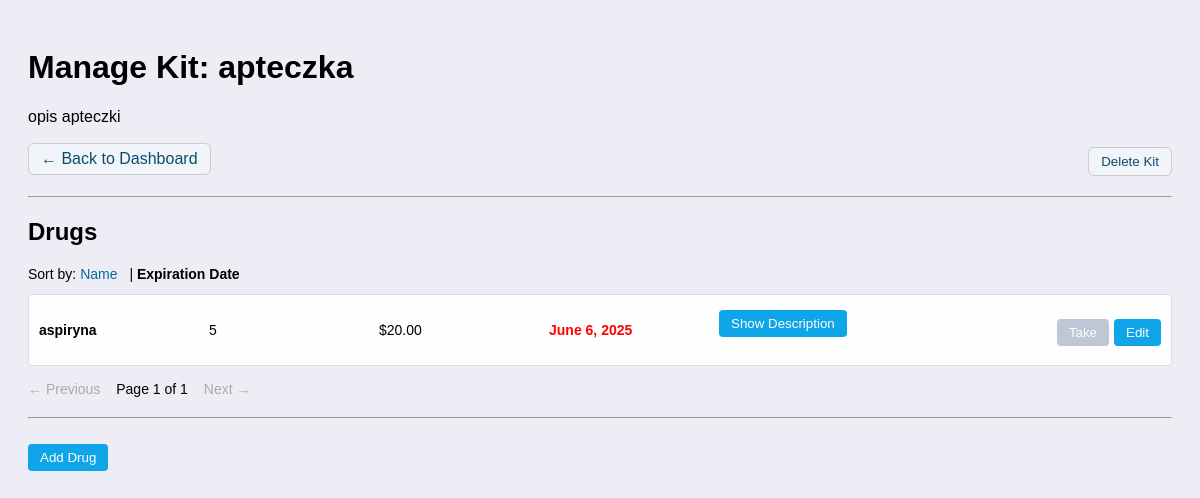
/dashboard/kit/2/?sort_by=expiration_date (signed in), run on the app's committed database.
### app_med_kit/models.py (models this page shows, shortened)
class Kit(models.Model):
    user = models.ForeignKey(User, on_delete=models.CASCADE)
    name = models.CharField(max_length=100)
    description = models.TextField(blank=True)

class Drug(models.Model):
    kit = models.ForeignKey(Kit, on_delete=models.CASCADE, related_name='drugs')
    name = models.CharField(max_length=100)
    number = models.PositiveIntegerField()
    description = models.TextField(blank=True)
    price = models.DecimalField(max_digits=10, decimal_places=2, default=0)
    expiration_date = models.DateField(null=True, blank=True)
    created_at = models.DateTimeField(auto_now_add=True)

### app_med_kit/views.py (the view, shortened to what this page needs)
# urls.py: path('kit/<int:kit_id>/', views.manage_kit, name='manage_kit'),
@login_required
def manage_kit(request, kit_id):
    kit = get_object_or_404(Kit, id=kit_id, user=request.user)
    sort_by = request.GET.get('sort_by', 'name')
    if sort_by == 'expiration_date':
        drug_list = kit.drugs.all().order_by('expiration_date')
    else:
        drug_list = kit.drugs.all().order_by('name')
    paginator = Paginator(drug_list, 5)
    page_number = request.GET.get('page')  # `None` if not provided → first page
    page_obj = paginator.get_page(page_number)
    show_form = request.GET.get('add_drug') == '1'
    form = DrugForm() if show_form else None
    return render(request, 'app_med_kit/manage_kit.html', {
        'kit': kit,
        'page_obj': page_obj,
        'sort_by': sort_by,
        'form': form,
        'show_form': show_form,
        'today': date.today(),  # ← add this line
    })

### app_med_kit/templates/app_med_kit/manage_kit.html (shortened to what this page needs)
{% extends 'app_med_kit/med_kit_base.html' %}
{% load static %}
{% block extra_css %}
<link rel="stylesheet" href="{% static 'css/manage_kit.css' %}">
{% endblock %}
{% block content %}
  <h1>Manage Kit: {{ kit.name }}</h1>
  <p>{{ kit.description }}</p>
  <div class="navbar-top">
    <a href="{% url 'dashboard' %}">← Back to Dashboard</a>
    <form method="post" action="{% url 'delete_kit' kit.id %}" id="delete-kit-form" style="display: inline;">
      <button type="button" onclick="confirmDeleteKit()">Delete Kit</button>
    </form>
  </div>
  <hr>
  <h2>Drugs</h2>
  <div class="sort-navbar">
    Sort by:
    {% if sort_by == 'name' %}
      <strong>Name</strong> |
      <a href="?sort_by=expiration_date">Expiration Date</a>
    {% else %}
      <a href="?sort_by=name">Name</a> |
      <strong>Expiration Date</strong>
    {% endif %}
  </div>
  {% for drug in page_obj.object_list %}
    <div id="drug-{{ drug.id }}" class="drug-entry">
      <div class="drug-info">
        <div>
          <span class="display name"><strong>{{ drug.name }}</strong></span>
        </div>
        <div>
          <span class="display number">{{ drug.number }}</span>
        </div>
        <div>
          <span class="display price">${{ drug.price }}</span>
        </div>
        <div>
          <span class="display expiration {% if drug.expiration_date and drug.expiration_date < today %}expired{% endif %}">
            {{ drug.expiration_date }}
          </span>
        </div>
        <div class="desc-block">
          <button
            type="button"
            class="display description"
            onclick="showDescriptionPopup(event, '{{ drug.description|escapejs }}')"
          >
            Show Description
          </button>
        </div>
      </div>
      <div class="drug-actions">
        <form method="post" action="{% url 'take_drug' kit.id drug.id %}">
          <button type="submit" class="take-btn"
                  {% if drug.expiration_date and drug.expiration_date < today %}disabled title="Expired"{% endif %}>
              Take
          </button>
        </form>
        <button
          type="button"
          class="edit-toggle-btn"
          onclick="toggleEdit('{{ drug.id }}')"
        >
          Edit
        </button>
      </div>
    </div>
  {% empty %}
    <p>No drugs found.</p>
  {% endfor %}
  <div class="pagination">
    {% if page_obj.has_previous %}
      <a href="?sort_by={{ sort_by }}&amp;page={{ page_obj.previous_page_number }}">← Previous</a>
    {% else %}
      <span class="disabled">← Previous</span>
    {% endif %}
    <span>Page {{ page_obj.number }} of {{ page_obj.paginator.num_pages }}</span>
    {% if page_obj.has_next %}
      <a href="?sort_by={{ sort_by }}&amp;page={{ page_obj.next_page_number }}">Next →</a>
    {% else %}
      <span class="disabled">Next →</span>
    {% endif %}
  </div>
  <hr>
  <a href="?sort_by={{ sort_by }}&amp;add_drug=1">
    <button {% if show_form %}disabled{% endif %}>Add Drug</button>
  </a>
{% endblock %}

### static/css/med_kit_base.css (style rules this page uses)
body { font-family: Arial, sans-serif; background-color: #eeedf5; color: #000000; padding: 20px; }
h1, h2 { color: #000000; }
button { background-color: #0ea5e9; color: white; padding: 6px 12px; border: none; border-radius: 4px; cursor: pointer; margin-top: 5px; }
a { color: #0369a1; text-decoration: none; }
hr { margin: 20px 0; }

### static/css/manage_kit.css (style rules this page uses)
.drug-entry { display: flex; justify-content: space-between; align-items: center; border: 1px solid #ddd; padding: 10px; margin-bottom: 10px; border-radius: 4px; background-color: #fefefe; font-size: 14px; }
.drug-info { display: flex; flex: 1; gap: 20px; align-items: center; overflow: hidden; }
.drug-info div { width: 150px; overflow: hidden; text-overflow: ellipsis; white-space: nowrap; }
.drug-actions { display: flex; gap: 5px; align-items: center; margin-left: 20px; }
.desc-block { width: 200px; overflow: hidden; min-height: 50px; }
.sort-navbar { margin-bottom: 12px; font-size: 14px; }
.sort-navbar a { color: #0369a1; text-decoration: none; margin-right: 8px; }
.pagination { margin-top: 15px; font-size: 14px; }
.pagination span { margin-right: 12px; }
.pagination .disabled { color: #aaa; margin-right: 12px; cursor: default; }
.expired { color: red; font-weight: bold; }
button[disabled] { background-color: #94a3b8 !important; cursor: not-allowed; opacity: 0.6; }
.navbar-top { display: flex; justify-content: space-between; align-items: center; margin-bottom: 15px; }
.navbar-top a, .navbar-top button { background-color: #f1f5f9; color: #0c4a6e; padding: 6px 12px; border: 1px solid #ccc; border-radius: 6px; text-decoration: none; font-weight: 500; cursor: pointer; transition: background-color 0.2s ease; }

### data on the page
Kit: name "apteczka", description "opis apteczki"
Drug: name "aspiryna", number "5", price "20.00", expiration_date "June 6, 2025"

### other printed values
{{ page_obj.number }} "1"
{{ page_obj.paginator.num_pages }} "1"
